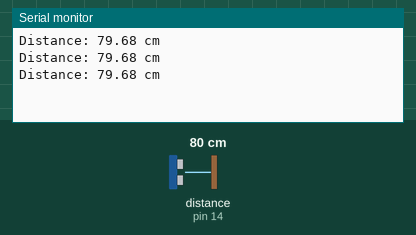
A sketch run on a simulated Arduino Uno, built with avr-gcc and run on an emulated ATmega328P. Shown: the last lines printed to the serial monitor. Wiring (inferred from the names in the program): ultrasonic range finder: trigger pin 12; echo pin 14. The test bench sets the inputs (shaded band); at power-on: distance to the obstacle (sensor on pin 14) 80 cm. The echo pulse lasts 58.3 µs per cm.

Above: at 1.3 s.
1.4 s: distance to the obstacle (sensor on pin 14) set to 2 cm
At 1.9 s:
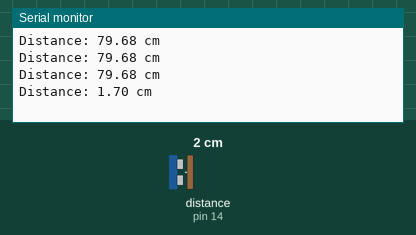
2.9 s: distance to the obstacle (sensor on pin 14) set to 4 cm
At 3.4 s:
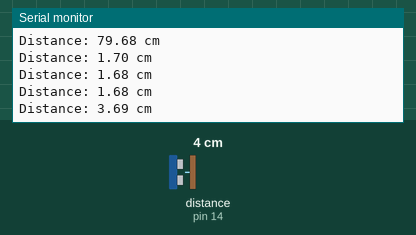
Timing chart, 0 to 5.9 s (numbered marks = the images above; inputs shaded):
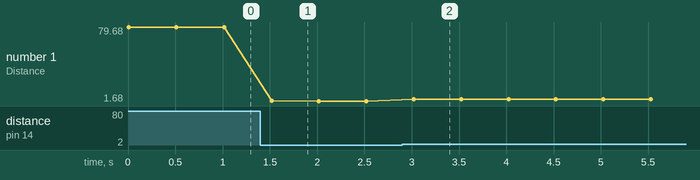

The sketch:

arduino_esp_.ino
```cpp
// Setup Pins - Change these to match your wiring
const int trigPin = 12; // Connected to Trigger on HC-SR04
const int echoPin = 14; // Connected to Echo on HC-SR04

// Variables to store the raw time and the calculated distance
long duration;
float distance;

void setup() {
  // Start the Serial Monitor to see the distance values
  Serial.begin(115200);

  pinMode(trigPin, OUTPUT); // Trigger fires the sound
  pinMode(echoPin, INPUT);  // Echo listens for the sound
}

void loop() {
  // 1. Ensure the trigger is OFF initially
  digitalWrite(trigPin, LOW);
  delayMicroseconds(2);

  // 2. Fire the invisible sound wave (10 microsecond pulse)
  digitalWrite(trigPin, HIGH);
  delayMicroseconds(10);
  digitalWrite(trigPin, LOW);

  // 3. Catch the echo and measure the time it took
  duration = pulseIn(echoPin, HIGH);

  // 4. Math: Speed of sound is 0.0343 cm/microsecond
  // We divide by 2 because the sound travels there AND back
  distance = (duration * 0.0343) / 2;

  // Print the result to the Serial Monitor
  Serial.print("Distance: ");
  Serial.print(distance);
  Serial.println(" cm");

  // Wait half a second before pinging again
  delay(500);
}
```

Measured:
- after the input at 1.4 s, the serial monitor: prints a new line after 0.12 s (image 1)
- after the input at 2.9 s, the serial monitor: prints a new line after 0.12 s (image 2)
- plotted number 1: 79.68 → 1.68 after the input at 1.4 s, 1.68 → 3.69 after the input at 2.9 s
